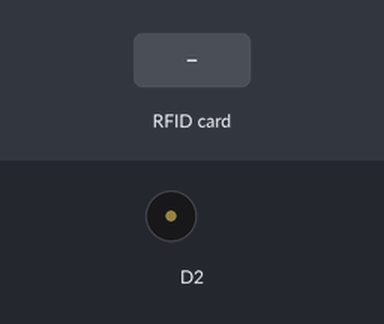
Simulated run of this sketch. Board: ESP8266 (NodeMCU). Shown: buzzer (waves = sounding). The inputs (shaded band) are chosen by the test bench. WiFi joins after 1.5 s; servers stay silent unless stated; web services answer with replies made up by the test bench; what the sketch prints to the serial monitor is not drawn.

Above: at 4.7 s.
4.8 s: RFID card 5E 7A 19 C4 held to the reader
At 5.6 s:
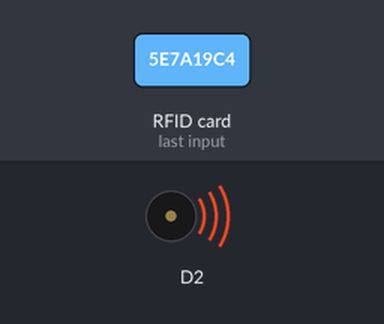
Timing chart, 0 to 7.8 s (numbered marks = the images above; inputs shaded):
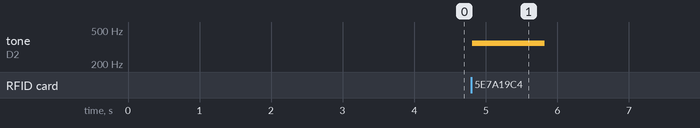

Measured:
- after the input at 4.8 s, tone on D2: silent → 350 Hz at once, → silent 1.0 s later

The sketch:

main_script.ino
```cpp
#include<ESP8266WiFi.h>
#include<ESP8266HTTPClient.h>
#include<WiFiClient.h>
#include <SPI.h>
#include <MFRC522.h>
#define ssid "Galaxy"
#define password "shivamjha"
#define RST_PIN         D3        // Configurable, see typical pin layout above
#define SS_PIN          D4         // Configurable, see typical pin layout above

MFRC522 mfrc522(SS_PIN, RST_PIN);   // Create MFRC522 instance
const char*host="https://maker.ifttt.com/";

//*****************************************************************************************//

WiFiClient client;
void setup(){
  Serial.begin(9600);
  Serial.println("Connecting to");
  Serial.print(ssid);
  WiFi.begin(ssid,password);
  while(WiFi.status()!=WL_CONNECTED){
    delay(500);
    Serial.print(". ");
  }
  Serial.println();
  Serial.println("Connected to:");
  Serial.println(ssid);
  pinMode(D2,OUTPUT);
  digitalWrite(D2,HIGH);
  delay(2000);
  digitalWrite(D2,LOW);

  //connecting to the RFID module using SPI communication...........
  SPI.begin();                                                  // Init SPI bus
  mfrc522.PCD_Init();                                           // Init MFRC522 card
  Serial.println(F("Read personal data on a MIFARE PICC:"));    //shows in serial that it is ready to read

  }
void loop(){


  // Prepare key - all keys are set to FFFFFFFFFFFFh at chip delivery from the factory.
  MFRC522::MIFARE_Key key;
  for (byte i = 0; i < 6; i++) key.keyByte[i] = 0xFF;

  //some variables we need
  byte block;
  byte len;
  MFRC522::StatusCode status;

  //-------------------------------------------

  // Reset the loop if no new card present on the sensor/reader. This saves the entire process when idle.
  if ( ! mfrc522.PICC_IsNewCardPresent()) {
    return;
  }

  // Select one of the cards
  if ( ! mfrc522.PICC_ReadCardSerial()) {
    return;
  }

  Serial.println(F("**Card Detected:**"));
  tone(D2,350);
  //-------------------------------------------

  mfrc522.PICC_DumpDetailsToSerial(&(mfrc522.uid)); //dump some details about the card

  //mfrc522.PICC_DumpToSerial(&(mfrc522.uid));      //uncomment this to see all blocks in hex

  //-------------------------------------------

  Serial.print(F("Name: "));

  byte buffer1[18];

  block = 4;
  len = 18;

  //------------------------------------------- GET FIRST NAME
  status = mfrc522.PCD_Authenticate(MFRC522::PICC_CMD_MF_AUTH_KEY_A, 4, &key, &(mfrc522.uid)); //line 834 of MFRC522.cpp file
  if (status != MFRC522::STATUS_OK) {
    Serial.print(F("Authentication failed: "));
    Serial.println(mfrc522.GetStatusCodeName(status));
    return;
  }

  status = mfrc522.MIFARE_Read(block, buffer1, &len);
  if (status != MFRC522::STATUS_OK) {
    Serial.print(F("Reading failed: "));
    Serial.println(mfrc522.GetStatusCodeName(status));
    return;
  }
String first_name="",last_name="",full_name="";

  //PRINT FIRST NAME
  for (uint8_t i = 1; i < 16; i++)
  {
    if(char(buffer1[i])==' '){
      break;
    }
      first_name+=char(buffer1[i]);
  }

  //---------------------------------------- GET LAST NAME

  byte buffer2[18];
  block = 1;

  status = mfrc522.PCD_Authenticate(MFRC522::PICC_CMD_MF_AUTH_KEY_A, 1, &key, &(mfrc522.uid)); //line 834
  if (status != MFRC522::STATUS_OK) {
    Serial.print(F("Authentication failed: "));
    Serial.println(mfrc522.GetStatusCodeName(status));
    return;
  }

  status = mfrc522.MIFARE_Read(block, buffer2, &len);
  if (status != MFRC522::STATUS_OK) {
    Serial.print(F("Reading failed: "));
    Serial.println(mfrc522.GetStatusCodeName(status));
    return;
  }
  int start=0;

  //PRINT LAST NAME
  if(char(buffer2[0])=='\n'){
    start=1;
  }
  for (uint8_t i = start; i < 16; i++) {
    if(char(buffer2[i])==' '){
      break;
    }
    last_name+=char(buffer2[i]);
  }
  //fullname=firstname+lastname
  full_name=String(first_name)+String(last_name);
  Serial.println(full_name);
  Serial.println(F("\n**End Reading**\n"));
  delay(1000); //change value if you want to read cards faster
  mfrc522.PICC_HaltA();
  mfrc522.PCD_StopCrypto1();
  noTone(D2);

    //sending data to ifttt;

  HTTPClient http;
  WiFiClientSecure client;
  client.setInsecure();
  String Link,getData;
  getData="trigger/student_entered/with/key/b-AXeVs3f38Q5Q5mlbpcCsm2JqHRz8zLcgJes9WYfWW/?value1="+String(first_name)+"&value2="+String(last_name);
  Link=host+getData;
  http.begin(client,Link);
  http.GET();
  String payload=http.getString();
  Serial.println(payload);
  http.end();
  Serial.print(Link);
  }
```
